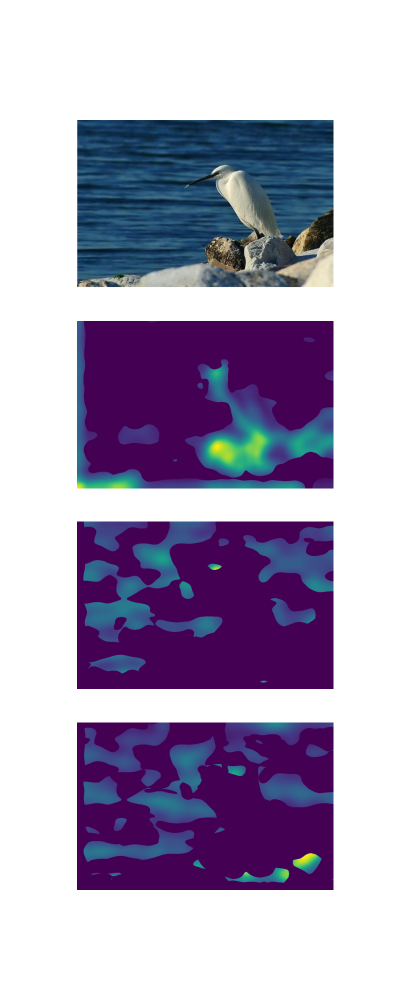
#> input picture focus_maps.png, 800 x 2000 px (shown at 1/2 size)
$ python -i pyramid.py   (imports and definitions only)
#> lines starting #> are read from the running program, lines starting #| are printed output that depends on the picture; after the words box and inside, x2 and y2 are one past the last pixel; in counts of white or black regions, pixels touching at a corner belong together
#> further down, picture is the input picture: shape (2000, 800, 3); mean B, G, R 188.4, 163.3, 172.2
import cv2
import numpy as np
import math


def pyramid(image):
    image = np.array(image, dtype=np.float32)
    lps = []
    ds = []
    dhats = []
    fs = []
    k = 4

    for i in range(k):
        sigma_c = 25.0
        sigma_s = math.pow(2, i + 2)

        if i == k - 1:
            r = cv2.GaussianBlur(image[:, :, 0], (0, 0), sigma_s)
            g = cv2.GaussianBlur(image[:, :, 1], (0, 0), sigma_s)
            b = cv2.GaussianBlur(image[:, :, 2], (0, 0), sigma_s)
        else:
            r = cv2.ximgproc.dtFilter(image[:, :, 0], image[:, :, 0], sigma_s, sigma_c, numIters=5)
            g = cv2.ximgproc.dtFilter(image[:, :, 1], image[:, :, 1], sigma_s, sigma_c, numIters=5)
            b = cv2.ximgproc.dtFilter(image[:, :, 2], image[:, :, 2], sigma_s, sigma_c, numIters=5)

        if i == 0:
            last_r = image[:, :, 0]
            last_g = image[:, :, 1]
            last_b = image[:, :, 2]
        else:
            last_r = lps[-1][0]
            last_g = lps[-1][1]
            last_b = lps[-1][2]

        d = np.sqrt(np.square(r - last_r) + np.square(g - last_g) + np.square(b - last_b))
        dhat = cv2.ximgproc.dtFilter(image, d, 20.0, 25.0, numIters=5)

        lps.append((r, g, b))
        ds.append(d)
        dhats.append(dhat)
#> this loop made 4 passes
#> pass 1, in pyramid, `r = cv2.ximgproc.dtFilter(image[:, :, 0], image[:, :, 0], sigma_s, sig..`:
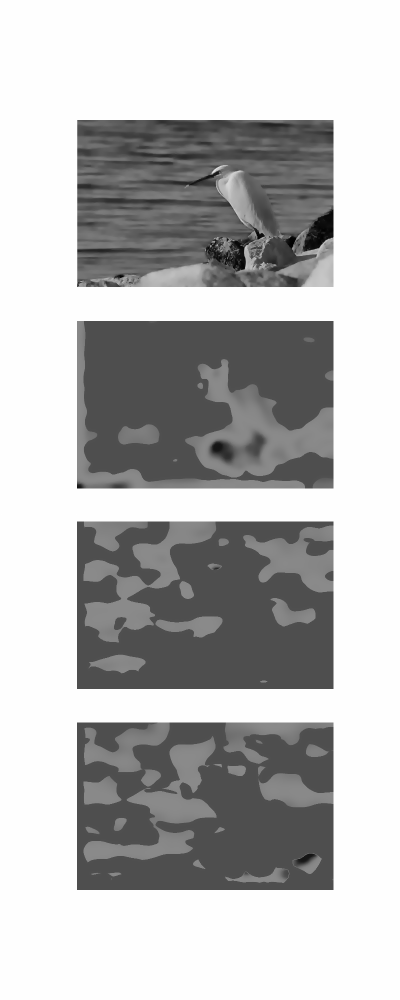
#> r: shape (2000, 800) float32 (shown at 1/2 size); min 7.64, max 255, mean 188.4; drawn with min black and max white
#> pass 1, in pyramid, `g = cv2.ximgproc.dtFilter(image[:, :, 1], image[:, :, 1], sigma_s, sig..`:
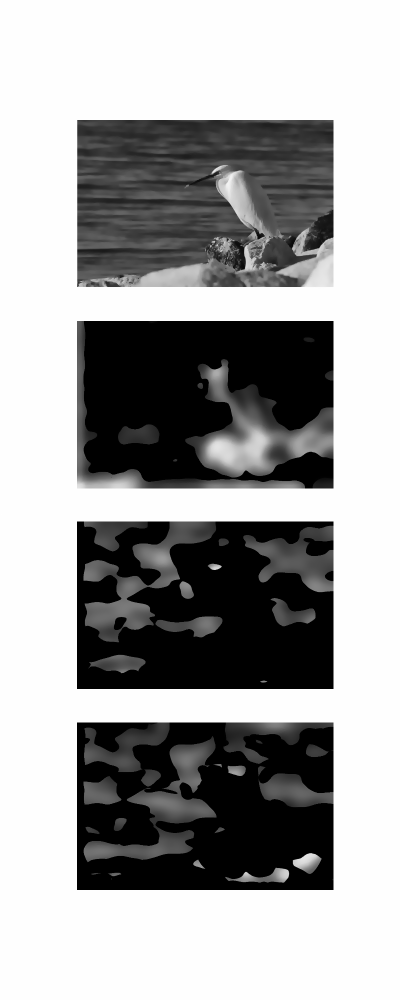
#> g: shape (2000, 800) float32 (shown at 1/2 size); min 1, max 255, mean 163.3; drawn with min black and max white
#> pass 1, in pyramid, `b = cv2.ximgproc.dtFilter(image[:, :, 2], image[:, :, 2], sigma_s, sig..`:
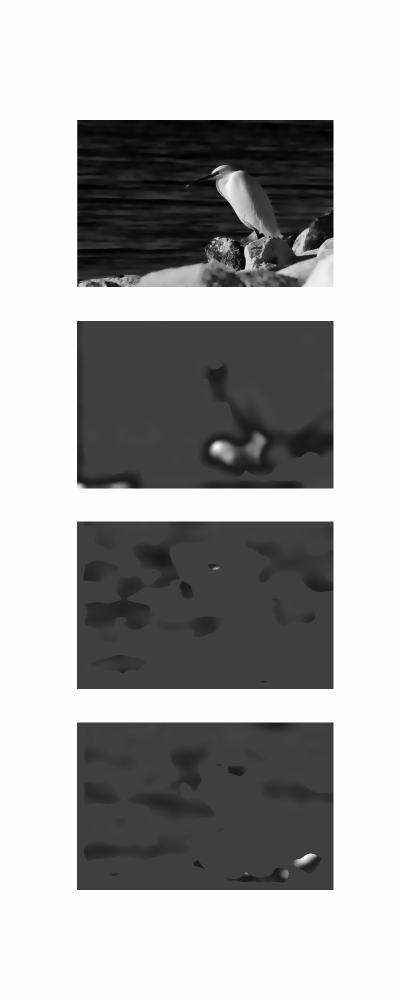
#> b: shape (2000, 800) float32 (shown at 1/2 size); min 5.38, max 255, mean 172.2; drawn with min black and max white
#> after the loop, dhats = 4 items; ds = 4 items; lps = 4 items

    m = np.ones_like(ds[0])
    for i in range(k - 1):
        f = dhats[i] * ((dhats[i] > 0.0) * m * (dhats[i] > dhats[i + 1]))
        m = m * (f == 0.0)

        fs.append(f)
#> this loop made 3 passes
#> pass 1, in pyramid, `f = dhats[i] * ((dhats[i] > 0.0) * m * (dhats[i] > dhats[i + 1]))`:
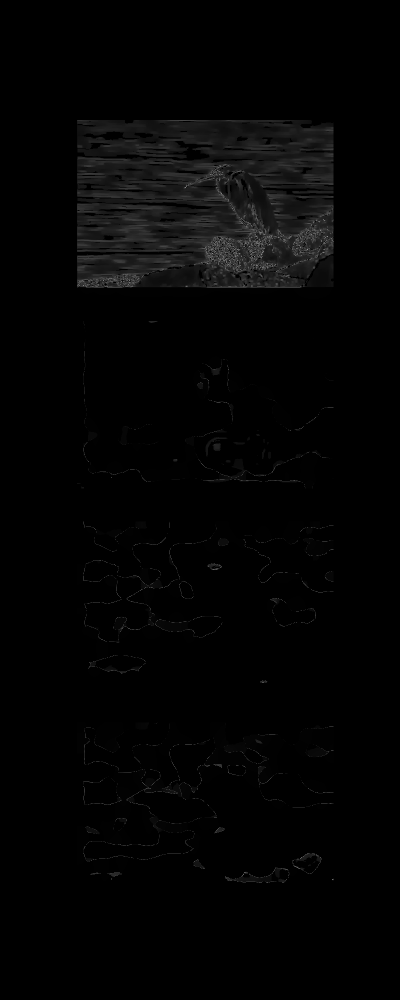
#> f: shape (2000, 800) float32 (shown at 1/2 size); min 0, max 49.27, mean 0.7; drawn with min black and max white
#> pass 1, in pyramid, `m = m * (f == 0.0)`:
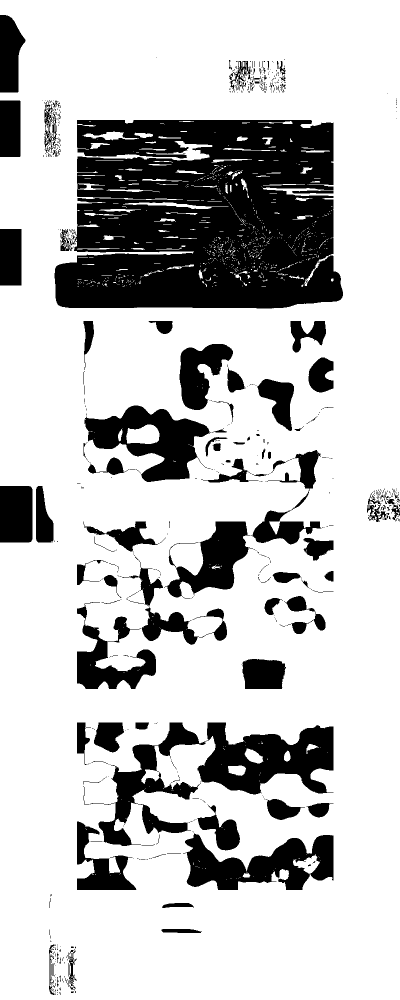
#> m: shape (2000, 800) float32 (shown at 1/2 size); values 0 (black) and 1 (white), 76.3% white; 645 black regions (532 under 20 px), largest, box (x1, y1, x2, y2) and area: (109, 240, 686, 617) 178451, (179, 1445, 667, 1692) 38880, (366, 1665, 667, 1780) 18602
#> pass 2, in pyramid, `f = dhats[i] * ((dhats[i] > 0.0) * m * (dhats[i] > dhats[i + 1]))`:
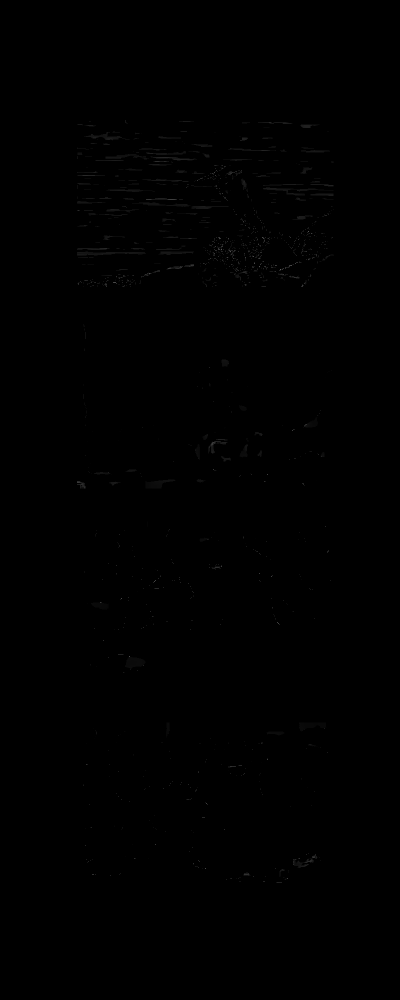
#> f: shape (2000, 800) float32 (shown at 1/2 size); min 0, max 48.25, mean 0.1; drawn with min black and max white
#> after the loop:
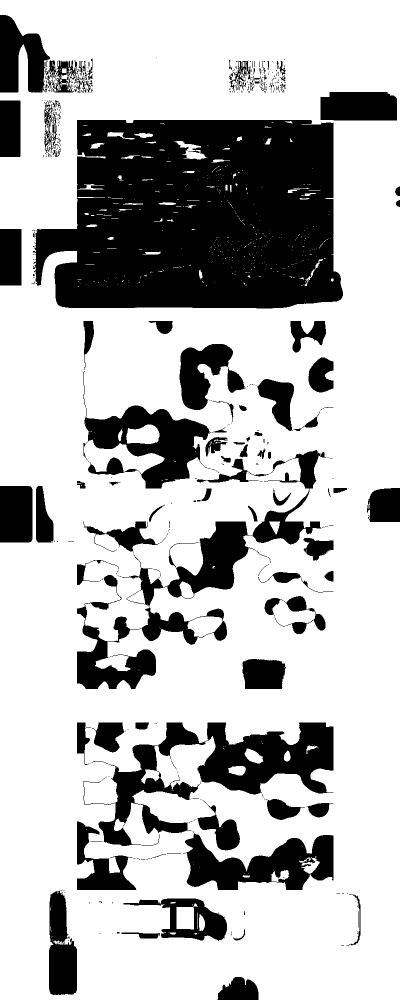
#> m: shape (2000, 800) float32 (shown at 1/2 size); values 0 (black) and 1 (white), 72.6% white; 551 black regions (436 under 20 px), largest, box (x1, y1, x2, y2) and area: (66, 240, 686, 617) 195566, (166, 1445, 667, 1692) 40120, (154, 1043, 534, 1378) 30721
#> after the loop, fs = 3 items

    return lps, ds, dhats, fs

>>> import cv2
>>> picture = cv2.imread('focus_maps.png')
>>> result = pyramid(picture)

$ run again, on focus_maps.jpg
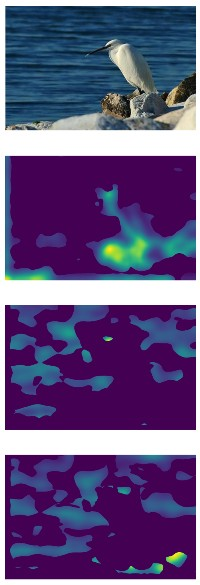
#> input picture focus_maps.jpg, 200 x 585 px
#> picture is the input picture: shape (585, 200, 3); mean B, G, R 128.1, 81.2, 98
#> the loop in pyramid, `for i in range(k):` made 4 passes
#> pass 1, in pyramid, `b = cv2.ximgproc.dtFilter(image[:, :, 2], image[:, :, 2], sigma_s, sig..`:
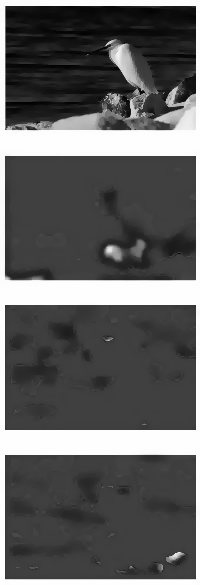
#> b: shape (585, 200) float32; min 5.07, max 255, mean 98; drawn with min black and max white
#> after the loop in pyramid, `for i in range(k):`: dhats = 4 items
#> the loop in pyramid, `for i in range(k - 1):` made 3 passes
#> pass 2, in pyramid, `m = m * (f == 0.0)`:
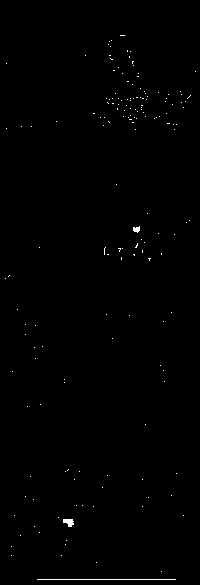
#> m: shape (585, 200) float32; values 0 (black) and 1 (white), 0.39% white in thin lines or dots, all inside (x1, y1, x2, y2) = (5, 35, 196, 580)
#> after the loop in pyramid, `for i in range(k - 1):`: fs = 3 items
